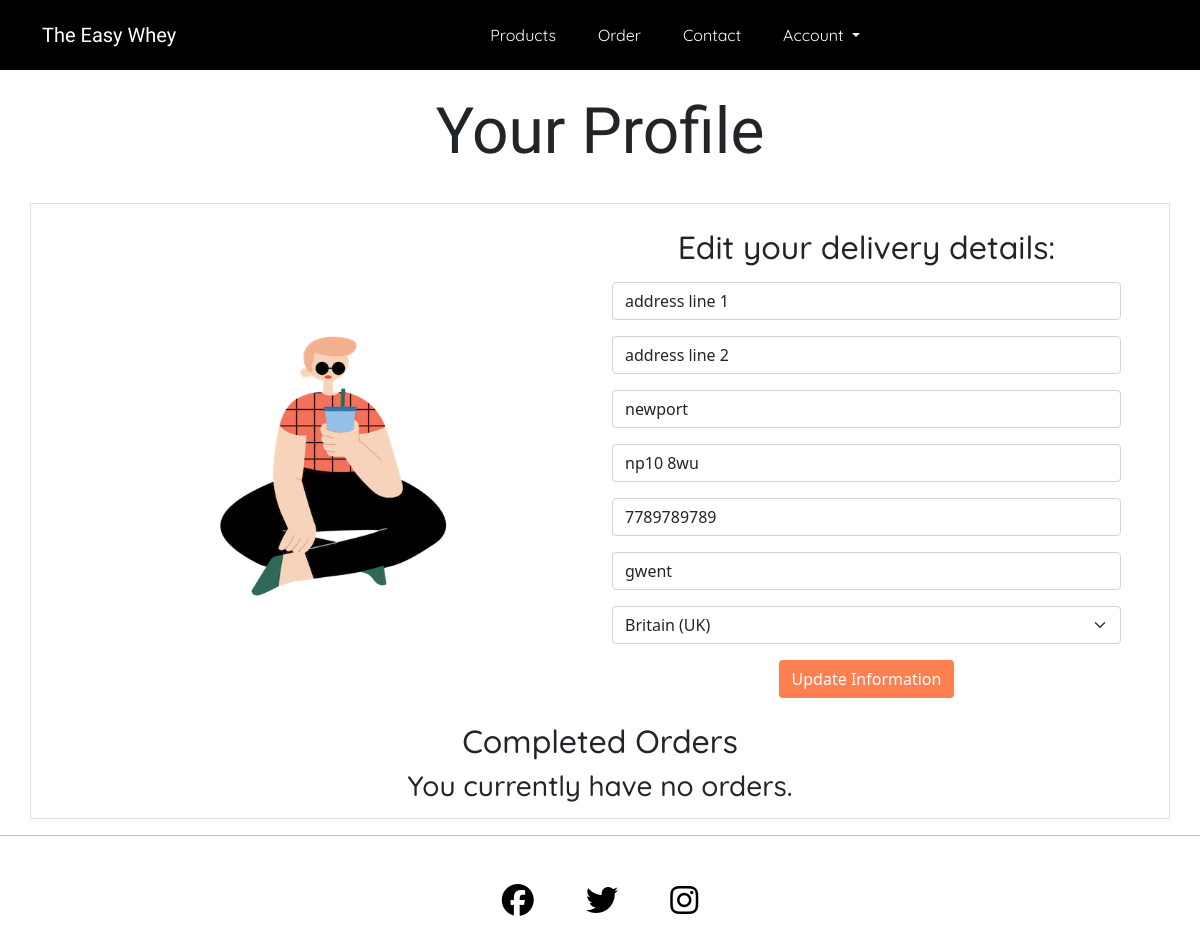
/profile/ (signed in), run on the app's committed database.
### profiles/models.py (models this page shows, shortened)
class UserProfile(models.Model):
    user = models.OneToOneField(User, on_delete=models.CASCADE)
    default_address_one = models.CharField(
        max_length=100, null=True, blank=True
    )
    default_address_two = models.CharField(
        max_length=100, null=True, blank=True
    )
    default_town_city = models.CharField(max_length=50, null=True, blank=True)
    default_postcode = models.CharField(max_length=50, null=True, blank=True)
    default_phone_number = models.CharField(
        validators=[phone_regex], max_length=11, null=True, blank=True
    )
    default_county = models.CharField(max_length=50, null=True, blank=True)
    default_country = CountryField(
        blank_label="Country", null=True, blank=True
    )

### profiles/views.py (the view)
# urls.py: path('profile/', views.profile, name="profile"),
@login_required
def profile(request):
    request.session['checkout_key'] = False
    profile = get_object_or_404(UserProfile, user=request.user)
    form = UserProfileForm(instance=profile)
    if request.method == "POST":
        form = UserProfileForm(request.POST, instance=profile)
        if form.is_valid():
            form.save()
            messages.success(request, "Profile saved.")
    orders = profile.orders.all()
    context = {
             "form": form,
             "orders": orders,
        }
    return render(request, "profiles/profile.html", context)

### profiles/forms.py
class UserProfileForm(forms.ModelForm):
    class Meta:
        model = UserProfile
        exclude = ("user",)
    def __init__(self, *args, **kwargs):
        super().__init__(*args, **kwargs)
        placeholders = {
            "default_address_one": "Street Address 1",
            "default_address_two": "Street Address 2",
            "default_town_city": "Town or City",
            "default_postcode": "Postcode",
            "default_phone_number": "Phone Number",
            "default_county": "County",
            "default_country": "County",
        }
        self.fields["default_address_one"].widget.attrs["autofocus"] = True
        for field in self.fields:
            if self.fields[field].required:
                placeholder = f"{placeholders[field]} *"
            else:
                placeholder = placeholders[field]
            self.fields[field].widget.attrs["placeholder"] = placeholder
            self.fields[field].label = False

### templates/profiles/profile.html (shortened to what this page needs)
{% extends 'base.html' %}
{% load static %}
{% block header %}
<div class="container-fluid">
    <div class="row my-4">
        <div class="col text-center">
            <h2 class="display-3 title-font">Your Profile</h2>
        </div>
    </div>
</div>
{% endblock %}
{% block content %}
<div class="container border py-2 px-5 mt-4">
    <div class="row justify-content-center align-items-center">
        <div class="col text-center align-self-center"><img src="{% static 'images/man-shake-sitting.png' %}"
                class="img-fluid my-2 w-50" alt="man sitting with a protein shake"></div>
        <div class="col-md-6 text-center">
            <h2 class="text-font my-3">Edit your delivery details:</h2>
            <form action="{% url 'profile' %}" method="POST" id="profile-delivery-form">
                {{ form | crispy }}
                <button type="submit" class="btn standout-button mb-4">Update Information</button>
            </form>
        </div>
    </div>
    <div class="row justify-content-center align-items-center">
        <div class="col text-center">
            <h2 class="text-font">Completed Orders</h2>
            {% if orders %}
            <table class="table table-hover align-middle text-font">
                <thead>
                    <tr>
                        <th scope="col" colspan="2">Order Number</th>
                    </tr>
                </thead>
                <tbody>
                    {% for order in orders %}
                    {% if order.is_paid %}
                    <tr>
                        <td>{{order.order_number|truncatechars:12}}</td>
                        <td><a href="{% url 'order_history' order.order_number %}" class="btn standout-button"
                                title="{{ order.order_number }}">View</a>
                        </td>
                    </tr>
                    {% endif %}
                    {% endfor %}
                </tbody>
            </table>
            <h2 class="text-font">Incomplete Orders</h2>
            <table class="table table-hover align-middle text-font">
                <thead>
                    <tr>
                        <th scope="col" colspan="2">Order Number</th>
                    </tr>
                </thead>
                <tbody>
                    {% for order in orders %}
                    {% if not order.is_paid %}
                    <tr>
                        <td>{{order.order_number|truncatechars:12}}</td>
                        <td><a href="{% url 'order_history' order.order_number %}" class="btn standout-button"
                                title="{{ order.order_number }}">View</a>
                        </td>
                    </tr>
                    {% endif %}
                    {% endfor %}
                </tbody>
            </table>
            {% else %}
            <h3 class="text-font my-2">You currently have no orders.</h3>
            {% endif %}
        </div>
    </div>
</div>
{% endblock %}

### static/css/style.css (style rules this page uses)
.title-font { font-family: 'Shadows Into Light', sans-serif; }
.text-font { font-family: 'Quicksand', sans-serif; }
.standout-button { background-color: coral !important; color: white !important; }

### data on the page
UserProfile: default_address_one "address line 1", default_address_two "address line 2", default_town_city "newport", default_postcode "np10 8wu", default_phone_number "7789789789", default_county "gwent", default_country "Britain (UK)"
